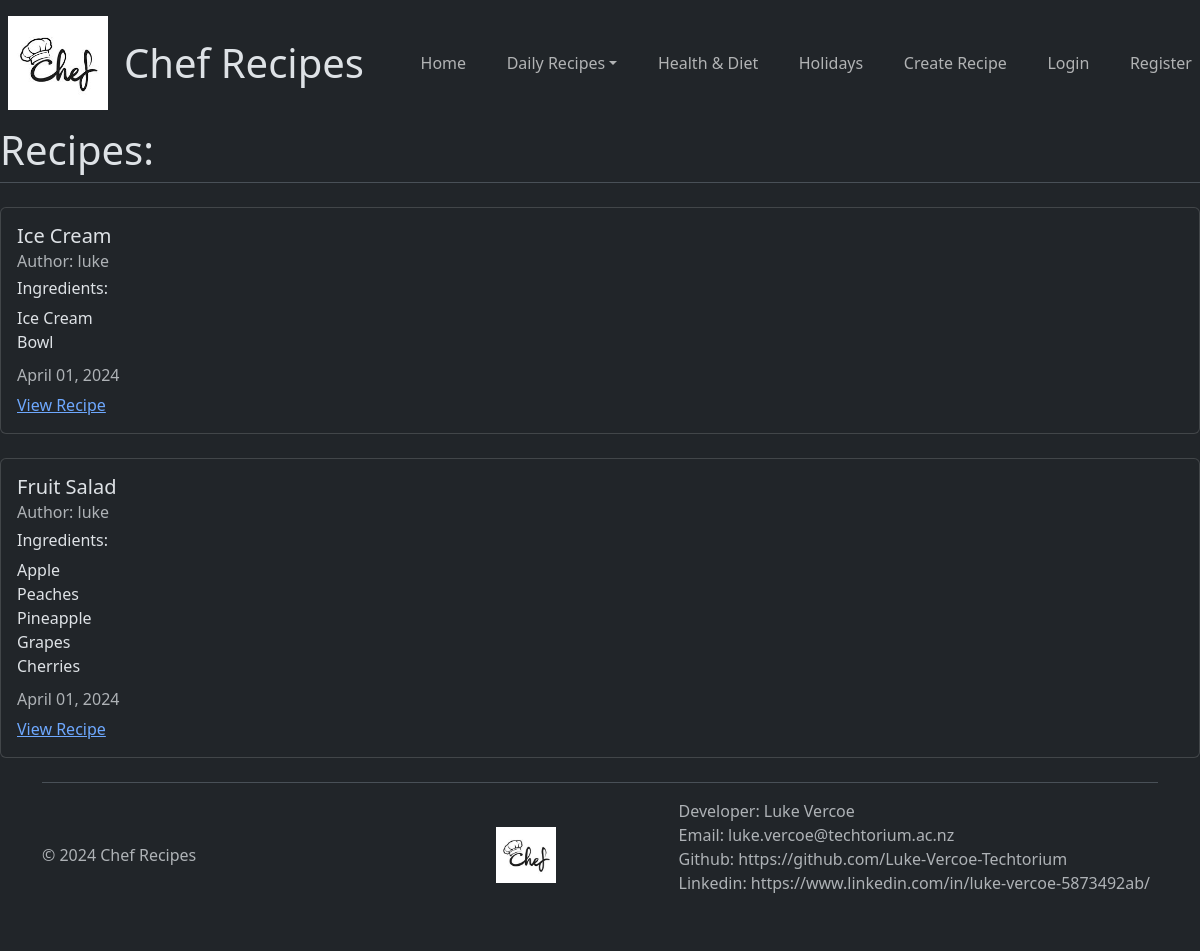
/dessert, run on the app's committed database.
### recipes/models.py (models this page shows, shortened)
class recipe(models.Model):
    class Meta:
        ordering = ('-updated_at',)
    title = models.CharField(max_length=100)
    ingredients = models.TextField()
    description = models.TextField()
    category = models.CharField(max_length=100, choices=(
        ("NONE", "None"),
        ("HEALTH_DIET", "Health & Diet"),
        ("HOLIDAYS", "Holidays"),
    ))
    meal_time = models.CharField(max_length=100, choices=(
        ("BREAKFAST", "Breakfast"),
        ("LUNCH", "Lunch"),
        ("DINNER", "Dinner"),
        ("DESSERT", "Dessert"),
    ))
    author = models.ForeignKey(User, on_delete=models.CASCADE)
    created_at = models.DateTimeField(auto_now_add=True)
    updated_at = models.DateTimeField(auto_now=True)

### recipes/views.py (the view)
# urls.py: path("dessert", views.recipeDessertView.as_view(), name="recipes-dessert"),
class recipeDessertView(ListView):
    model = models.recipe
    template_name ="recipes/dessert.html"
    context_object_name = "recipes"

### recipes/templates/recipes/dessert.html (shortened to what this page needs)
{% extends "recipes/base.html" %}
{% block content %}
<h1>Recipes:</h1>
<div class="border-top">
    {% for recipe in recipes %}
    {% if recipe.meal_time == "DESSERT" %}
    {% include "recipes/recipe_display.html" %}
    {% endif %}
    {% endfor %}
</div>
{% endblock content %}

### recipes/templates/recipes/recipe_display.html (shortened to what this page needs)
<div class="card my-4">
    <div class="card-body">
        <h5 class="card-title">{{ recipe.title }}</h5>
        <h6 class="card-subtitle mb-2 text-muted">Author: {{ recipe.author }}</h6>
        <h6 class="card-title">Ingredients:</h6>
        <p class="card-text">
            {{ recipe.ingredients|linebreaksbr }}
        <h6 class="card-subtitle mb-2 text-muted">{{ recipe.updated_at|date:"F d, Y" }}</h6>
        <a href="{% url 'recipes-detail' recipe.pk %}" class="card-link">View Recipe</a>
    </div>
</div>

### data on the page
recipe: title "Ice Cream", author "luke", ingredients "Ice Cream Bowl", updated_at "April 01, 2024"
recipe: title "Fruit Salad", author "luke", ingredients "Apple Peaches Pineapple Grapes Cherries", updated_at "April 01, 2024"
